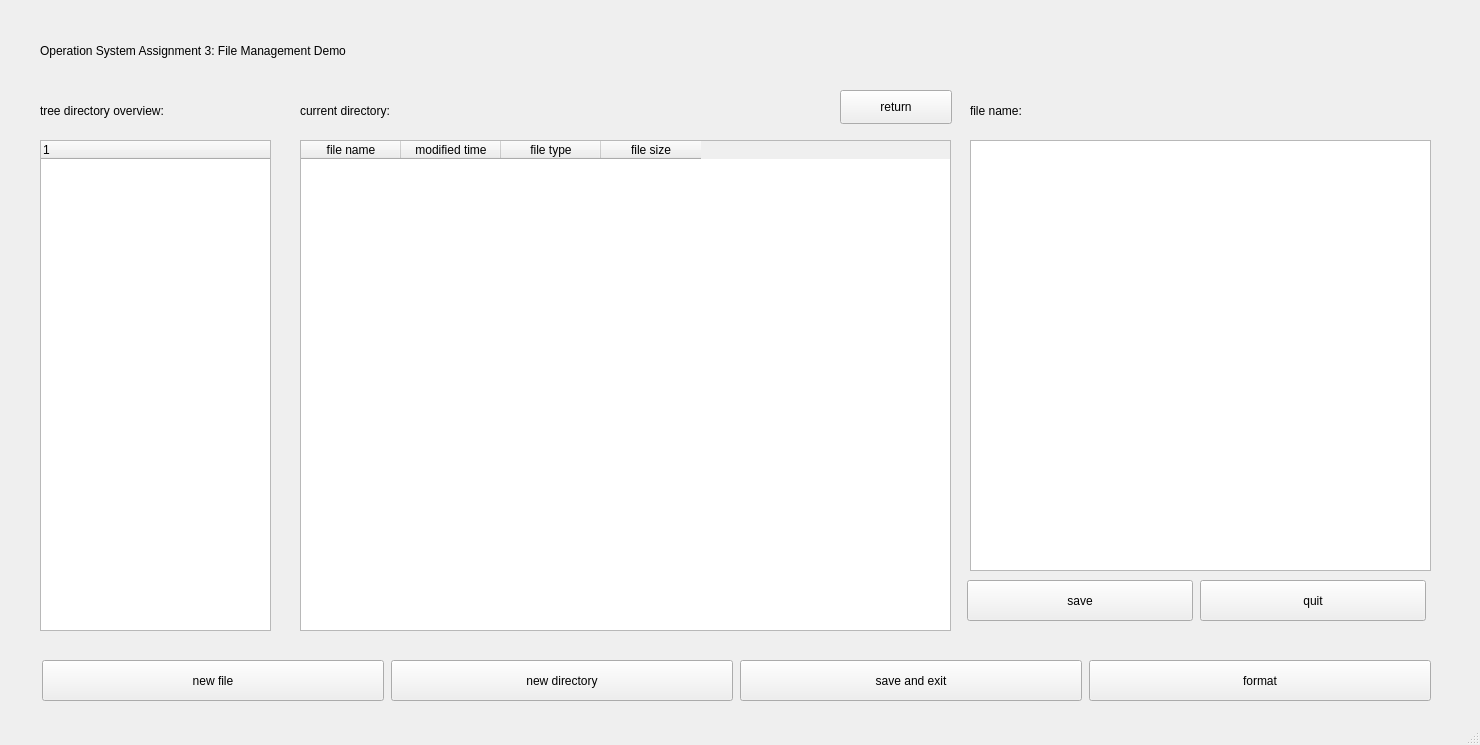
<?xml version="1.0" encoding="UTF-8"?>
<ui version="4.0">
 <class>MainWindow</class>
 <widget class="QMainWindow" name="MainWindow">
  <property name="geometry">
   <rect>
    <x>0</x>
    <y>0</y>
    <width>1480</width>
    <height>745</height>
   </rect>
  </property>
  <property name="windowTitle">
   <string>MainWindow</string>
  </property>
  <widget class="QWidget" name="centralwidget">
   <widget class="QTreeWidget" name="tree_directory_view">
    <property name="geometry">
     <rect>
      <x>40</x>
      <y>140</y>
      <width>231</width>
      <height>491</height>
     </rect>
    </property>
    <column>
     <property name="text">
      <string notr="true">1</string>
     </property>
    </column>
   </widget>
   <widget class="QLabel" name="lbl_cur_direct">
    <property name="geometry">
     <rect>
      <x>300</x>
      <y>90</y>
      <width>531</width>
      <height>41</height>
     </rect>
    </property>
    <property name="text">
     <string>current directory:</string>
    </property>
   </widget>
   <widget class="QTableWidget" name="tbl_file_table">
    <property name="geometry">
     <rect>
      <x>300</x>
      <y>140</y>
      <width>651</width>
      <height>491</height>
     </rect>
    </property>
    <column>
     <property name="text">
      <string>file name</string>
     </property>
    </column>
    <column>
     <property name="text">
      <string>modified time</string>
     </property>
    </column>
    <column>
     <property name="text">
      <string>file type</string>
     </property>
    </column>
    <column>
     <property name="text">
      <string>file size</string>
     </property>
    </column>
   </widget>
   <widget class="QPlainTextEdit" name="edt_textbox">
    <property name="geometry">
     <rect>
      <x>970</x>
      <y>140</y>
      <width>461</width>
      <height>431</height>
     </rect>
    </property>
   </widget>
   <widget class="QPushButton" name="btn_return">
    <property name="geometry">
     <rect>
      <x>840</x>
      <y>90</y>
      <width>112</width>
      <height>34</height>
     </rect>
    </property>
    <property name="text">
     <string>return</string>
    </property>
   </widget>
   <widget class="QLabel" name="lbl_file_name">
    <property name="geometry">
     <rect>
      <x>970</x>
      <y>90</y>
      <width>461</width>
      <height>41</height>
     </rect>
    </property>
    <property name="text">
     <string>file name:</string>
    </property>
   </widget>
   <widget class="QLabel" name="lbl_overview">
    <property name="geometry">
     <rect>
      <x>40</x>
      <y>90</y>
      <width>221</width>
      <height>41</height>
     </rect>
    </property>
    <property name="text">
     <string>tree directory overview:</string>
    </property>
   </widget>
   <widget class="QLabel" name="lbl_title">
    <property name="geometry">
     <rect>
      <x>40</x>
      <y>20</y>
      <width>661</width>
      <height>61</height>
     </rect>
    </property>
    <property name="text">
     <string>Operation System Assignment 3: File Management Demo</string>
    </property>
   </widget>
   <widget class="QPushButton" name="btn_format">
    <property name="geometry">
     <rect>
      <x>1089</x>
      <y>660</y>
      <width>342</width>
      <height>41</height>
     </rect>
    </property>
    <property name="text">
     <string>format</string>
    </property>
   </widget>
   <widget class="QPushButton" name="btn_new_file">
    <property name="geometry">
     <rect>
      <x>42</x>
      <y>660</y>
      <width>342</width>
      <height>41</height>
     </rect>
    </property>
    <property name="text">
     <string>new file</string>
    </property>
   </widget>
   <widget class="QPushButton" name="btn_new_directory">
    <property name="geometry">
     <rect>
      <x>391</x>
      <y>660</y>
      <width>342</width>
      <height>41</height>
     </rect>
    </property>
    <property name="text">
     <string>new directory</string>
    </property>
   </widget>
   <widget class="QPushButton" name="btn_save_exit">
    <property name="geometry">
     <rect>
      <x>740</x>
      <y>660</y>
      <width>342</width>
      <height>41</height>
     </rect>
    </property>
    <property name="text">
     <string>save and exit</string>
    </property>
   </widget>
   <widget class="QPushButton" name="btn_save">
    <property name="geometry">
     <rect>
      <x>967</x>
      <y>580</y>
      <width>226</width>
      <height>41</height>
     </rect>
    </property>
    <property name="text">
     <string>save</string>
    </property>
   </widget>
   <widget class="QPushButton" name="btn_quit">
    <property name="geometry">
     <rect>
      <x>1200</x>
      <y>580</y>
      <width>226</width>
      <height>41</height>
     </rect>
    </property>
    <property name="text">
     <string>quit</string>
    </property>
   </widget>
  </widget>
  <widget class="QStatusBar" name="statusbar"/>
 </widget>
 <resources/>
 <connections/>
</ui>
